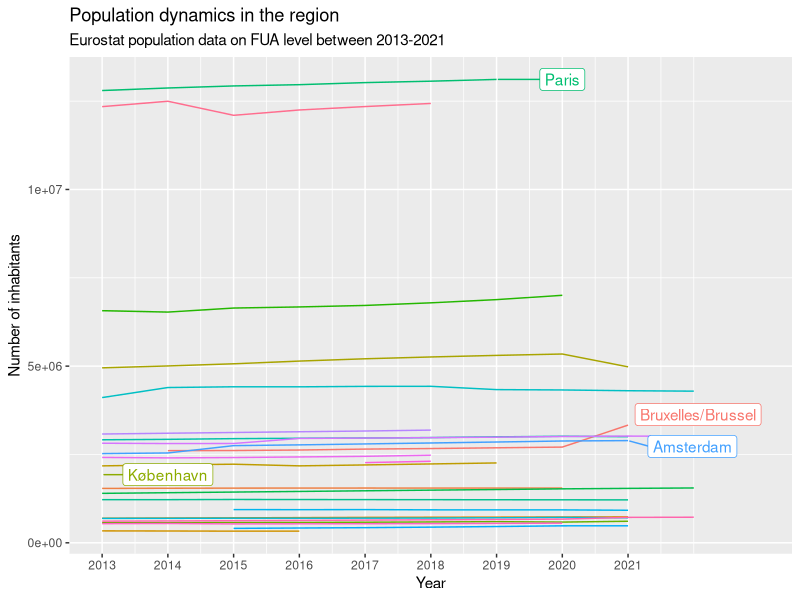

R code for this plot:
# Load package(s) ----
## If you get an error trying to run the library() functions below, it means 
## that the package is not installed. Execute install.packages("packagename") 
## in the console, replacing "packagename" with 
## "tidyverse", for instance, if you want to install the "tidyverse" package.
## Do that for all packages.

# install.packages("tidyverse")
# install.packages("scales")
# install.packages("ggrepel")

library(tidyverse)
library(scales)
library(ggrepel)

# Get urban population data between 2013-2022 from Eurostat ----
## Source: https://ec.europa.eu/eurostat/databrowser/view/URB_LPOP1__custom_5120358/default/table?lang=en
pop_13_22_f <- read_csv("data/raw/urb_lpop1__custom_5120358_page_linear.csv")
pop_13_22_c <- read_csv("data/raw/urb_cpop1_page_linear.csv")
ua <- read_csv("data/raw/URAU_LB_2021_3035_CITIES_within_frame.csv")

# Examine the data ----
# View(pop_13_22_f)
glimpse(pop_13_22_f)

# Clean the data ----
pop_13_22_long <- pop_13_22_f |> 
  # Remove unnecessary columns
  select(-c(DATAFLOW, `LAST UPDATE`, freq, indic_ur, OBS_FLAG)) |> 
  # Remove countries
  filter(nchar(cities) > 2)

# Show the population trend of all capital cities in the region
pop_13_22_long |>
  # filter(cities %in% c("BE001F", "DE001F", "NL001F", "UK001F")) |> 
  filter(substr(cities, 3, 6) == "001F") |> 
  left_join(ua |> filter(CITY_CPTL == "Y"), by = c("cities" = "FUA_CODE")) |> 
  group_by(cities) |> 
  mutate(label = if_else(TIME_PERIOD == max(TIME_PERIOD), as.character(URAU_NAME), NA_character_)) |> 
  ungroup() |>
  ggplot(aes(x = TIME_PERIOD, y = OBS_VALUE, color = cities, group = cities)) +
  geom_line() +
  geom_label_repel(aes(label = label),
                   nudge_x = 1,
                   na.rm = TRUE) +
  scale_x_continuous(breaks = seq(from = 2013,
                                  to = 2021,
                                  by = 1),
                     limits = c(2013, 2023)) +
  xlab("Year") +
  ylab("Number of inhabitants") +
  labs(title = "Population dynamics in the region",
       subtitle = "Eurostat population data on FUA level between 2013-2021") +
  scale_color_discrete(name = "Muncipality") +
  theme(legend.position = "none")

# Generate table in wide format to be imported in QGIS - TO DO

# Write wide table with time-series data - TO DO

